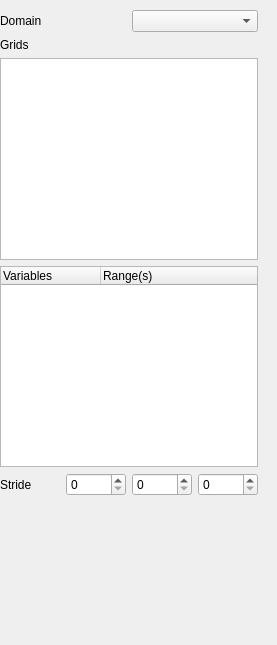
<ui version="4.0" >
 <class>XDMFPanel</class>
 <widget class="QWidget" name="XDMFPanel" >
  <property name="geometry" >
   <rect>
    <x>0</x>
    <y>0</y>
    <width>277</width>
    <height>645</height>
   </rect>
  </property>
  <property name="sizePolicy" >
   <sizepolicy>
    <hsizetype>5</hsizetype>
    <vsizetype>5</vsizetype>
    <horstretch>0</horstretch>
    <verstretch>0</verstretch>
   </sizepolicy>
  </property>
  <property name="windowTitle" >
   <string>Form</string>
  </property>
  <widget class="QWidget" name="" >
   <property name="geometry" >
    <rect>
     <x>0</x>
     <y>10</y>
     <width>258</width>
     <height>486</height>
    </rect>
   </property>
   <layout class="QVBoxLayout" >
    <property name="margin" >
     <number>0</number>
    </property>
    <property name="spacing" >
     <number>6</number>
    </property>
    <item>
     <layout class="QHBoxLayout" >
      <property name="margin" >
       <number>0</number>
      </property>
      <property name="spacing" >
       <number>6</number>
      </property>
      <item>
       <widget class="QLabel" name="label" >
        <property name="text" >
         <string>Domain</string>
        </property>
       </widget>
      </item>
      <item>
       <widget class="QComboBox" name="DomainNames" />
      </item>
     </layout>
    </item>
    <item>
     <widget class="QLabel" name="label_2" >
      <property name="text" >
       <string>Grids</string>
      </property>
     </widget>
    </item>
    <item>
     <widget class="QListWidget" name="GridNames" >
      <property name="selectionMode" >
       <enum>QAbstractItemView::MultiSelection</enum>
      </property>
     </widget>
    </item>
    <item>
     <widget class="pqSelectionTreeWidget" name="Variables" >
      <property name="minimumSize" >
       <size>
        <width>0</width>
        <height>100</height>
       </size>
      </property>
      <property name="rootIsDecorated" >
       <bool>false</bool>
      </property>
      <column>
       <property name="text" >
        <string>Variables</string>
       </property>
      </column>
      <column>
       <property name="text" >
        <string>Range(s)</string>
       </property>
      </column>
     </widget>
    </item>
    <item>
     <layout class="QHBoxLayout" >
      <property name="margin" >
       <number>0</number>
      </property>
      <property name="spacing" >
       <number>6</number>
      </property>
      <item>
       <widget class="QLabel" name="label_5" >
        <property name="text" >
         <string>Stride</string>
        </property>
       </widget>
      </item>
      <item>
       <widget class="QSpinBox" name="Stride:0" />
      </item>
      <item>
       <widget class="QSpinBox" name="Stride:1" />
      </item>
      <item>
       <widget class="QSpinBox" name="Stride:2" />
      </item>
     </layout>
    </item>
   </layout>
  </widget>
 </widget>
 <customwidgets>
  <customwidget>
   <class>pqSelectionTreeWidget</class>
   <extends>QTreeWidget</extends>
   <header>pqSelectionTreeWidget.h</header>
  </customwidget>
 </customwidgets>
 <resources/>
 <connections/>
</ui>
